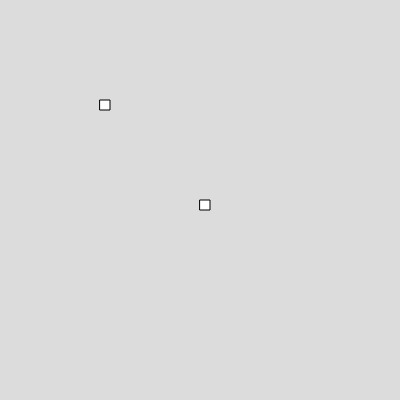
Frame 1 (no input)
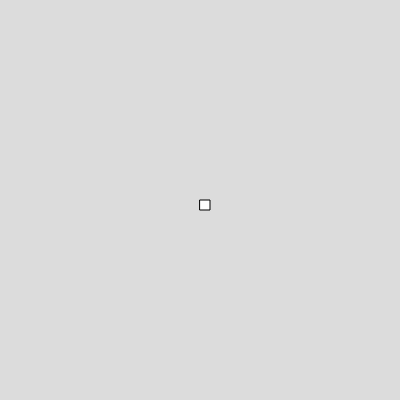
Frame 60 (no input)
Frame 120 (the mouse pressed at the canvas centre since frame 60): identical to frame 60, image omitted

The p5.js sketch that drew these frames (run headless with seeded random() and noise() and a simulated clock; from frame 60 on, the mouse is pressed at the canvas centre):

// p5.js sketch
// ── sketch.js
var speed = 3

function setup() 
{
  createCanvas(400, 400);
  Box1 = new Box(100,100,10,10)
  Box2 = new Box(200,200,10,10)

}

function draw() 
{
  background(220);
  speed = speed + 0.2
  Box1.display()
  Box2.display()
  Box1.velocity(speed)
}


// ── box.js
class Box {
  constructor(x,y,w,h){
    this.x = x
    this.y = y
    this.w = w
    this.h = h
  }
  display(){
    rect(this.x,this.y,this.w,this.h)
  }
  velocity(num){
    this.y = this.y + num
  }
}

  
